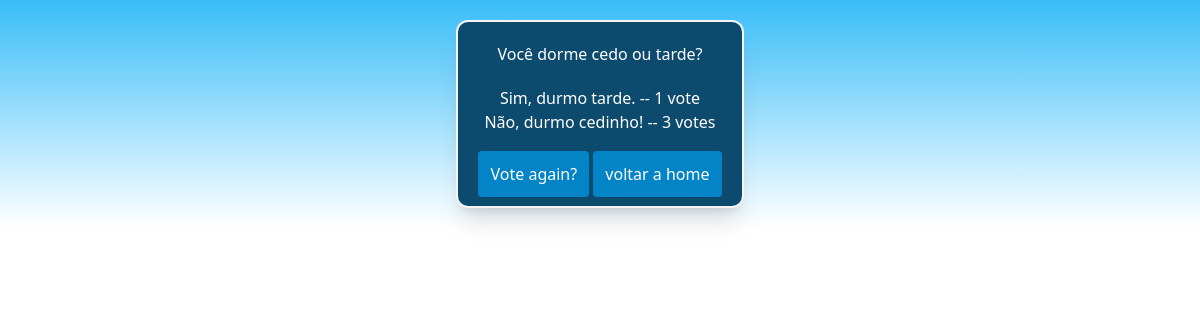
Before: /polls/35/results/ with the older database file.
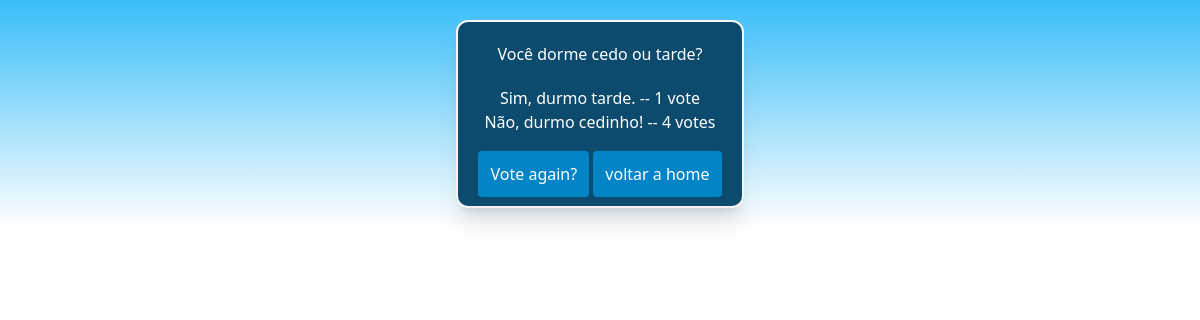
After: the same page with the newer database file.
### polls/models.py (models this page shows, shortened)
class Choice(models.Model):
    question = models.ForeignKey(Question, on_delete=models.CASCADE)
    choice_text = models.CharField(max_length=200)
    votes = models.IntegerField(default=0)

### polls/views.py (the view)
# urls.py: path("<int:pk>/results/", views.ResultsView.as_view(), name="results"),
class ResultsView(generic.DetailView):
  template_name = "polls/results.html"
  model = Question

### polls/templates/polls/results.html (shortened to what this page needs)
<!DOCTYPE html>
{% load static %}
<html lang="en">
<head>
    <script src="https://cdn.tailwindcss.com"></script>
</head>
<body class="flex flex-col items-center bg-gradient-to-b from-sky-400 bg-no-repeat">
  <div class="flex text-center items-center justify-center flex-col rounded-xl bg-sky-900 text-white p-5 m-5 border-2 border-zinc-100 shadow-xl">
    <h1 class="mb-5">{{ question.question_text}}</h1>
        {% for choice in question.choice_set.all %}
        <p>{{ choice.choice_text }} -- {{ choice.votes}} vote{{ choice.votes|pluralize }}</p>
        {% endfor %}
    <div class="mt-7">
      <a class="bg-sky-600 rounded p-3" href="{% url 'polls:detail' question.id%}">Vote again?</a>
      <a class="bg-sky-600 rounded p-3" href="{% url 'polls:index' %}">voltar a home</a>
    </div>
  </div>
</body>
</html>

Changed rows visible on the page:
changed Choice "Não, durmo cedinho!": votes "3" → "4"
